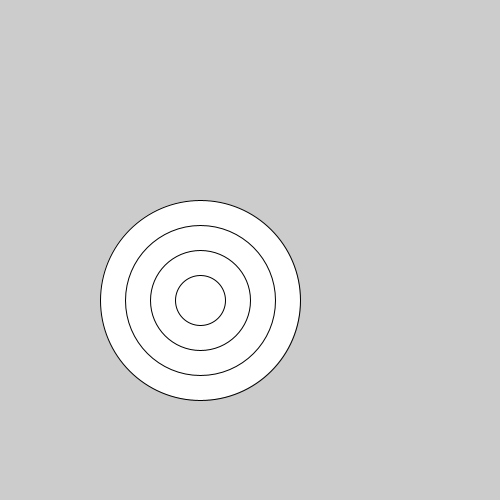
Frame 1 (no input)
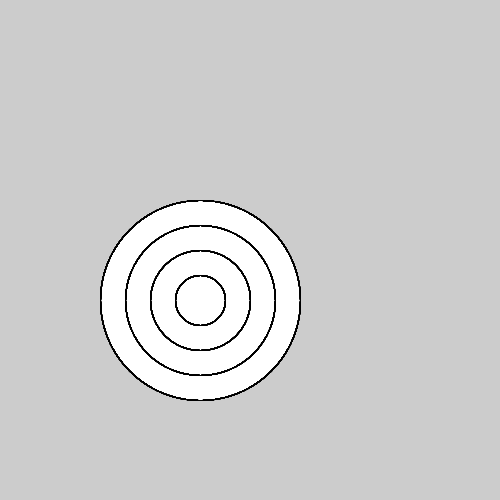
Frame 60 (the mouse pressed at the canvas centre just before this capture)
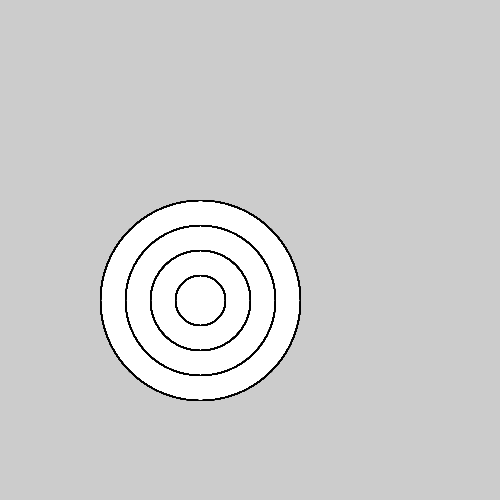
Frame 120 (the mouse held since frame 60 and released just before this capture)

The Processing sketch that drew these frames (run headless with seeded random() and noise(); from frame 60 on, the mouse is pressed at the canvas centre):

// Processing sketch: Bullseye
// ── Bullseye.pde
void setup(){
 size(500,500);
   
  
}
void draw(){
 ellipse(200,300,200,200);
 noFill();
 ellipse(200,300,150,150);
 noFill();
 ellipse(200,300,100,100);
 noFill();
 ellipse(200,300,50,50);
 noFill();
 

  
  
  
  
}
